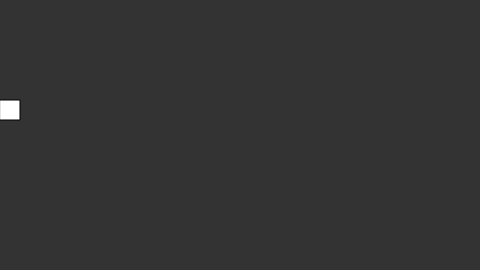
Frame 1 (no input)
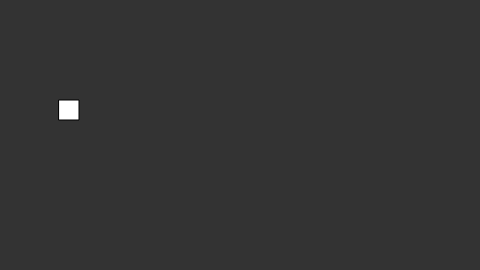
Frame 60 (no input)
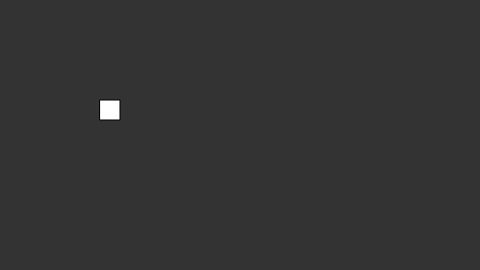
Frame 120 (the mouse pressed at the canvas centre since frame 60)

The p5.js sketch that drew these frames (run headless with seeded random() and noise() and a simulated clock; from frame 60 on, the mouse is pressed at the canvas centre):

// p5.js sketch
// ── sketch.js
// Learning Processing
// Daniel Shiffman
// http://www.learningprocessing.com

// Exercise 5-3: Move a rectangle across a window by 
// incrementing a variable. Start the shape at x 
// coordinate 0 and use an if statement to have it stop 
// at coordinate 100. Rewrite the sketch to use 
// constrain() instead of the if statement. 
// Fill in the missing code.

// Rectangle starts at location x
var x = 0;

function setup() {
  createCanvas(480, 270);
}

function draw() {
  background(51);
  
  // Display object
  fill(255);
  rect(x,100,20,20);
  
  // Increment x
  x = x + 1;
  
  // If x is greater than 100
  if (x > 100) {
    // Set it back to 100
    x = 100;
  }
  
  // Using constrain instead
  // x = constrain(x,0,100);
  
}
